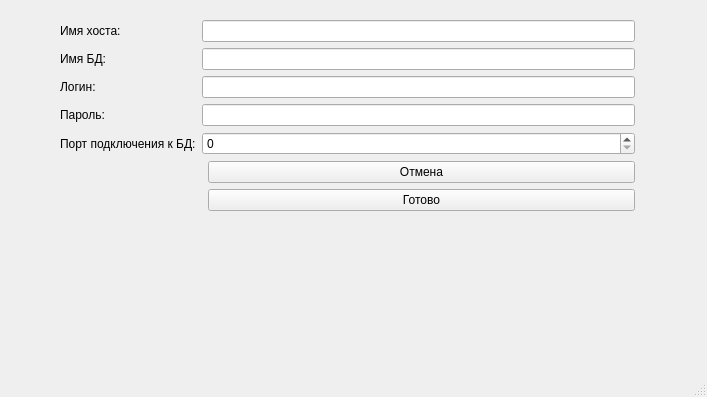
<?xml version="1.0" encoding="UTF-8"?>
<ui version="4.0">
 <class>MainWindow</class>
 <widget class="QMainWindow" name="MainWindow">
  <property name="geometry">
   <rect>
    <x>0</x>
    <y>0</y>
    <width>707</width>
    <height>397</height>
   </rect>
  </property>
  <property name="windowTitle">
   <string>MainWindow</string>
  </property>
  <widget class="QWidget" name="centralwidget">
   <widget class="QWidget" name="horizontalLayoutWidget">
    <property name="geometry">
     <rect>
      <x>60</x>
      <y>20</y>
      <width>575</width>
      <height>301</height>
     </rect>
    </property>
    <layout class="QHBoxLayout" name="horizontalLayout">
     <item>
      <layout class="QGridLayout" name="gridLayout_2">
       <item row="2" column="0">
        <widget class="QLabel" name="label_3">
         <property name="text">
          <string>Логин:</string>
         </property>
        </widget>
       </item>
       <item row="4" column="0">
        <widget class="QLabel" name="label_5">
         <property name="text">
          <string>Порт подключения к БД:</string>
         </property>
        </widget>
       </item>
       <item row="5" column="2">
        <layout class="QHBoxLayout" name="horizontalLayout_2">
         <item>
          <layout class="QFormLayout" name="formLayout">
           <item row="2" column="1">
            <widget class="QPushButton" name="pushButton">
             <property name="text">
              <string>Готово</string>
             </property>
            </widget>
           </item>
           <item row="1" column="1">
            <widget class="QPushButton" name="pushButton_2">
             <property name="text">
              <string>Отмена</string>
             </property>
            </widget>
           </item>
          </layout>
         </item>
        </layout>
       </item>
       <item row="2" column="2">
        <widget class="QLineEdit" name="lineEdit_3"/>
       </item>
       <item row="3" column="0">
        <widget class="QLabel" name="label_4">
         <property name="text">
          <string>Пароль:</string>
         </property>
        </widget>
       </item>
       <item row="5" column="0">
        <layout class="QGridLayout" name="gridLayout_3"/>
       </item>
       <item row="1" column="0">
        <widget class="QLabel" name="label_2">
         <property name="text">
          <string>Имя БД:</string>
         </property>
        </widget>
       </item>
       <item row="1" column="2">
        <widget class="QLineEdit" name="lineEdit_2"/>
       </item>
       <item row="3" column="2">
        <widget class="QLineEdit" name="lineEdit_4"/>
       </item>
       <item row="0" column="2">
        <widget class="QLineEdit" name="lineEdit"/>
       </item>
       <item row="0" column="0">
        <widget class="QLabel" name="label">
         <property name="text">
          <string>Имя хоста:</string>
         </property>
        </widget>
       </item>
       <item row="4" column="2">
        <widget class="QSpinBox" name="spinBox"/>
       </item>
      </layout>
     </item>
    </layout>
   </widget>
  </widget>
  <widget class="QMenuBar" name="menubar">
   <property name="geometry">
    <rect>
     <x>0</x>
     <y>0</y>
     <width>707</width>
     <height>21</height>
    </rect>
   </property>
  </widget>
  <widget class="QStatusBar" name="statusbar"/>
 </widget>
 <resources/>
 <connections/>
</ui>
